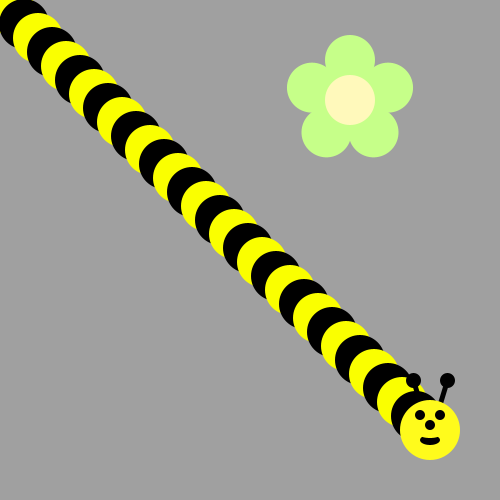
Frame 1 (no input)
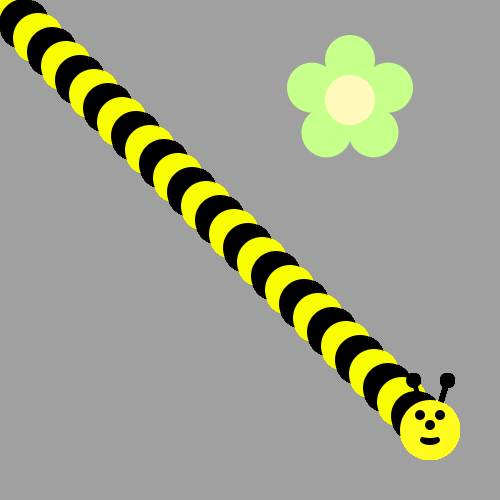
Frame 60 (the mouse pressed at the canvas centre just before this capture)
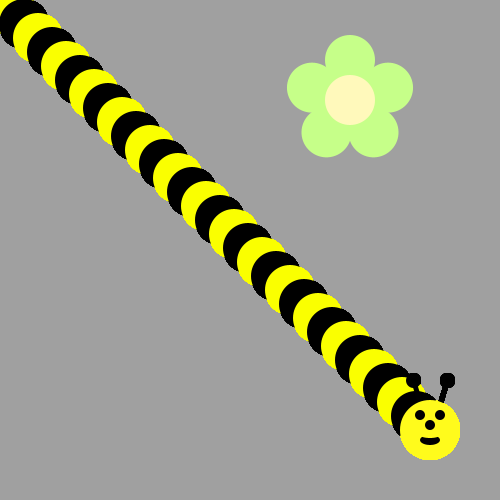
Frame 120 (the mouse held since frame 60 and released just before this capture)

The Processing sketch that drew these frames (run headless with seeded random() and noise(); from frame 60 on, the mouse is pressed at the canvas centre):

// Processing sketch: bumble_bee
// ── bumble_bee.pde
void draw() {
/*Use a loop to make a body for the Bee!
Then put his head on using drawBeeFace(x,y)
Use Modulo to make the colors alternate 
*/
  int position = 10;
  for(int i = 1; i <= 30; i++) {
    if(i % 2 == 0) {
      fill(0, 0, 0); // black
    } else {
      fill(#FAFF00); // yellow
    }
    ellipse(position, position, 50, 50);
    position += 14;
  }
  drawBeeFace(position, position);
}

void drawFlower(int x, int y) {
     noStroke();
     translate(x, y);
     // draw 5 petals, rotating after each one
     fill(#c6ff89);      // green
      for (int i = 0; i < 5; i++) {
           ellipse(0, -40, 50, 50);
          rotate(radians(72));
     }
     fill(#fff9bb); // light yellow
     ellipse(0, 0, 50, 50);
} 
void drawBeeFace(int BeeFaceX, int BeeFaceY) {
     noStroke();
     fill(0, 0, 0);
     stroke(1);
     strokeWeight(5);
     line(BeeFaceX-10, BeeFaceY-27, BeeFaceX-17, BeeFaceY-50);
     line(BeeFaceX+10, BeeFaceY-27, BeeFaceX+17, BeeFaceY-50);
     ellipse(BeeFaceX-17, BeeFaceY-50, 10, 10);
     ellipse(BeeFaceX+17, BeeFaceY-50, 10, 10);
     noStroke();
     fill(255, 251, 28);
     ellipse(BeeFaceX, BeeFaceY, 60, 60); // face
     fill(255, 237, 209);
     fill(0,0,0);
      ellipse(BeeFaceX-10, BeeFaceY-15, 10, 10); // eyes
     ellipse(BeeFaceX+10, BeeFaceY-15, 10, 10);
      ellipse(BeeFaceX, BeeFaceY-5, 10, 10); // nose
      ellipse(BeeFaceX, BeeFaceY+10, 20, 10);// mouth
     fill(255, 251, 28);
     ellipse(BeeFaceX, BeeFaceY+5, 20, 6);
}

void setup() {
     ellipseMode(CENTER);
     size(500, 500);
     background(160, 160, 160);
      drawFlower(350, 100);
}
